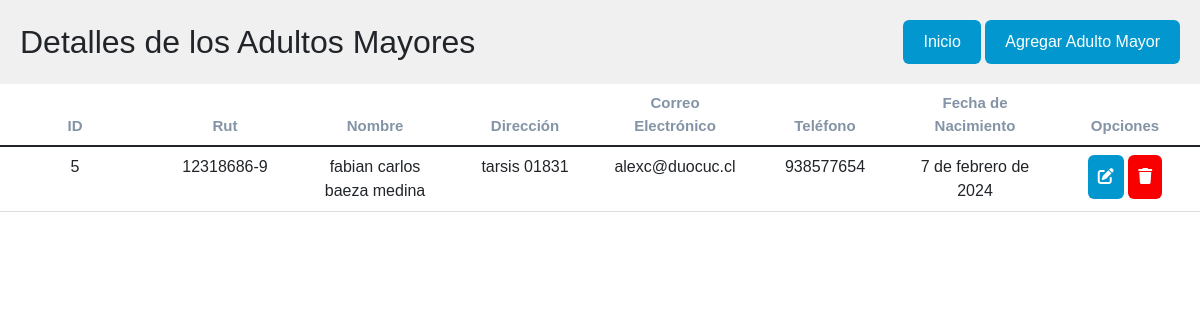
The app's page /detalleAdultos, older data.
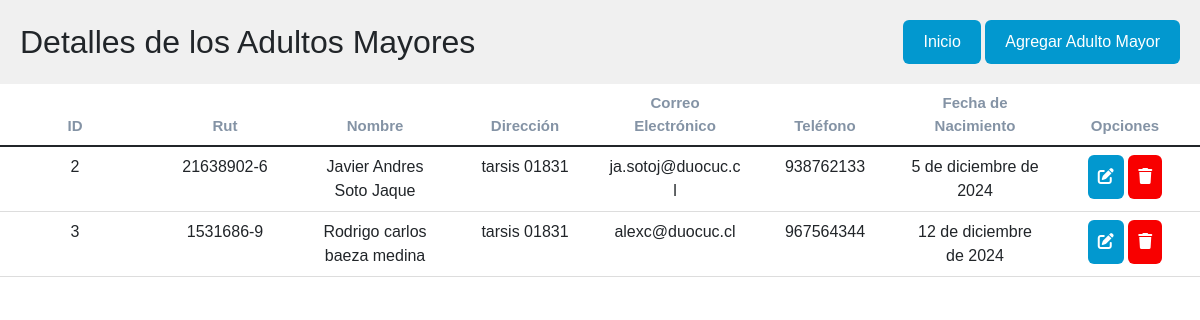
The same page, newer data.
### core/models.py (models this page shows, shortened)
class adultoMayor(models.Model):
    user = models.OneToOneField(User, on_delete=models.CASCADE, related_name='adulto_mayor')
    rut_adulto = models.CharField(max_length=20, unique=True)
    p_nombre = models.CharField(max_length=20)
    s_nombre = models.CharField(max_length=20, blank=True)
    p_apellido = models.CharField(max_length=20)
    s_apellido = models.CharField(max_length=20, blank=True)
    direccion = models.CharField(max_length=255)
    fecha_nacimiento = models.DateField()
    correo_electronico = models.EmailField(max_length=100)
    comprobante_domicilio = models.FileField(upload_to='comprobantes_domicilio/', blank=True, null=True)
    comuna = models.ForeignKey(Comuna, on_delete=models.SET_NULL, null=True)
    genero = models.ForeignKey(Genero, on_delete=models.SET_NULL, null=True)
    telefono = models.IntegerField()

### core/views.py (the view)
# urls.py: path('detalleAdultos',detalleAdultos,name='detalleAdultos'),
def detalleAdultos(request):
    adultos_mayores = adultoMayor.objects.all()
    aux = {
        'lista': adultos_mayores
    }
    return render(request, 'core/detalle_adultos.html', aux)

### core/templates/core/detalle_adultos.html (shortened to what this page needs)
{% load static %}
<!DOCTYPE html>
<html lang="en">
<head>
    <link href="{% static 'core/vendor/bootstrap/css/bootstrap.min.css' %}" rel="stylesheet">
    <link rel="stylesheet" href="{% static 'core/css/fontawesome.css' %}">
    <link rel="stylesheet" href="{% static 'core/css/templatemo-edu-meeting.css' %}">
    <link rel="stylesheet" href="{% static 'core/css/owl.css' %}">
    <link rel="stylesheet" href="{% static 'core/css/lightbox.css' %}">
    <link rel="stylesheet" href="{% static 'core/css/administracion.css' %}">
    <link rel="stylesheet" href="https://cdnjs.cloudflare.com/ajax/libs/font-awesome/6.5.2/css/all.min.css">
</head>
<body>
    <div class="table-container">
        <div class="table_header">
            <h2>Detalles de los Adultos Mayores</h2>
            <div>
                <a href="{% url 'index' %}">
                    <button class="add_new" type="button">Inicio</button>
                </a>
                <a href="{% url 'adultoAdd' %}">
                    <button class="add_new" type="button">Agregar Adulto Mayor</button>
                </a>
            </div>
        </div>
        <div class="table_section">
            <table class="table">
                <thead>
                    <tr>
                        <th>ID</th>
                        <th>Rut</th>
                        <th>Nombre</th>
                        <th>Dirección</th>
                        <th>Correo Electrónico</th>
                        <th>Teléfono</th>
                        <th>Fecha de Nacimiento</th>
                        <th>Opciones</th>
                    </tr>
                </thead>
                <tbody>
                    {% for adulto in lista %}
                    <tr>
                        <td>{{ adulto.id }}</td>
                        <td>{{ adulto.rut_adulto }}</td>
                        <td>{{ adulto.p_nombre }} {{ adulto.s_nombre }} {{ adulto.p_apellido }} {{ adulto.s_apellido }}</td>
                        <td>{{ adulto.direccion }}</td>
                        <td>{{ adulto.correo_electronico }}</td>
                        <td>{{ adulto.telefono }}</td>
                        <td>{{ adulto.fecha_nacimiento }}</td>
                        <td>
                            <a href="{% url 'adultoUpdate' adulto.id %}">
                                <button type="button"><i class="fa-solid fa-pen-to-square"></i></button>
                            </a>
                            <a onclick="confirmarDelete({{ adulto.id }})">
                                <button type="button" class="delete-button"><i class="fa-solid fa-trash"></i></button>
                            </a>
                        </td>
                    </tr>
                    {% endfor %}
                </tbody>
            </table>
        </div>
    </div>
</body>
</html>

Row changes from the older to the newer data that the page shows:
removed adultoMayor: id "5", rut_adulto "12318686-9", p_nombre "fabian", s_nombre "carlos", p_apellido "baeza", s_apellido "medina", direccion "tarsis 01831", correo_electronico "alexc@duocuc.cl", telefono "938577654", fecha_nacimiento "7 de febrero de 2024"
added adultoMayor: id "2", rut_adulto "21638902-6", p_nombre "Javier", s_nombre "Andres", p_apellido "Soto", s_apellido "Jaque", direccion "tarsis 01831", correo_electronico "ja.sotoj@duocuc.cl", telefono "938762133", fecha_nacimiento "5 de diciembre de 2024"
added adultoMayor: id "3", rut_adulto "1531686-9", p_nombre "Rodrigo", s_nombre "carlos", p_apellido "baeza", s_apellido "medina", direccion "tarsis 01831", correo_electronico "alexc@duocuc.cl", telefono "967564344", fecha_nacimiento "12 de diciembre de 2024"
